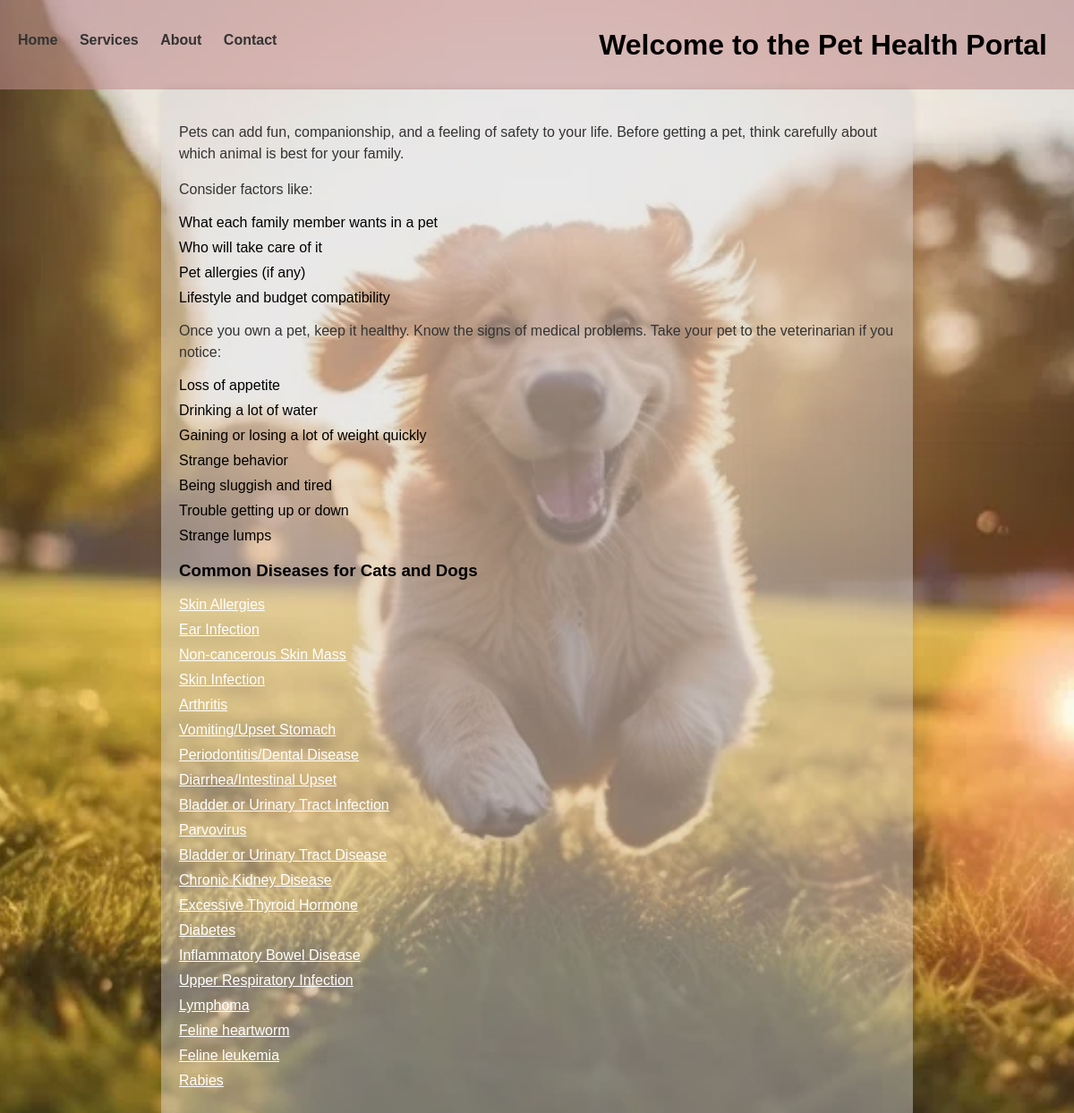
Screenshot of /pet_Health/ with the database file from the repository.
### pet_Health/models.py (models this page shows)
class Disease (models.Model) :
    disease_name = models.CharField(max_length=150)
    on_pet = (
        ('cat','Cat') ,
        ('dog','Dog') ,
    )
    animal = models.CharField(max_length=3, choices=on_pet)
    common_signs = models.TextField(default="this is the most common signs")
    disease_degree = (
        ('mild','Mild') ,
        ('moderate','Moderate') ,
        ('moderately_severe','Moderately_severe') ,
        ('severe','Severe') ,
        ('critical','Critical') ,
    )
    hurt_degree = models.CharField(max_length=50 , choices=disease_degree)
    treatment = models.TextField(default="These are the treatments we recommend")

### pet_Health/views.py (the view)
# urls.py: path('' ,views.index , name='index') ,
def index(request) :
     all_diseases = Disease.objects.all()
     context = {
          "all_diseases" : all_diseases ,
     }
     return render (request , 'pet_Health/index.html' , context)

### pet_Health/templates/pet_Health/index.html (shortened to what this page needs)
{% load static %}
<!DOCTYPE html>
<html lang="en">
<head>
  <link rel="stylesheet" href="{% static 'css/h.css' %}">
</head>
<body>
  <header>
    <nav>
      <ul>
        <li><a href="#">Home</a></li>
        <li><a href="#">Services</a></li>
        <li><a href="#">About</a></li>
        <li><a href="#">Contact</a></li>
      </ul>
    </nav>
    <h1>Welcome to the Pet Health Portal</h1>
  </header>
  <div class="container">
    <p>
      Pets can add fun, companionship, and a feeling of safety to your life. Before getting a pet, think carefully about which animal is best for your family.
    </p>
    <p>
      Consider factors like:
      <ul>
        <li>What each family member wants in a pet</li>
        <li>Who will take care of it</li>
        <li>Pet allergies (if any)</li>
        <li>Lifestyle and budget compatibility</li>
      </ul>
    </p>
    <p>
      Once you own a pet, keep it healthy. Know the signs of medical problems. Take your pet to the veterinarian if you notice:
    </p>
    <ul>
      <li>Loss of appetite</li>
      <li>Drinking a lot of water</li>
      <li>Gaining or losing a lot of weight quickly</li>
      <li>Strange behavior</li>
      <li>Being sluggish and tired</li>
      <li>Trouble getting up or down</li>
      <li>Strange lumps</li>
    </ul>
    <h3>Common Diseases for Cats and Dogs</h3>
    <ul class="diseases">
      {% for disease in all_diseases %}
      <li>
        <a href="{% url 'pet_Health:detail' disease.id %}">{{ disease.disease_name }}</a>
      </li>
      {% endfor %}
    </ul>
  </div>
</body>
</html>

### static/css/h.css (style rules this page uses)
body { margin: 0; padding: 0; font-family: Arial, sans-serif; background-image: url(../img/ss.webp); background-size: cover; background-position: center; background-repeat: no-repeat; }
header { background-color: #c08d8d95; padding: 20px; display: flex; justify-content: space-between; align-items: center; }
nav { list-style: none; padding: 0; margin: 0; }
nav li { display: inline-block; margin-right: 20px; }
nav a { text-decoration: none; color: #333; font-weight: bold; }
h1 { text-align: center; font-size: 2em; margin: 0; padding: 10px; color: #000000; }
.container { max-width: 800px; margin: 0 auto; padding: 20px; background-color: hsla(0, 3%, 82%, 0.461); border-radius: 10px; box-shadow: 0 0 10px rgba(0, 0, 0, 0.1); }
p { color: #333; line-height: 1.5; margin-bottom: 15px; }
ul { list-style: none; padding: 0; }
ul li { margin-bottom: 10px; }
.diseases li a { color: #ffffff; }

### rows the page displays
Disease: disease_name "Skin Allergies"
Disease: disease_name "Ear Infection"
Disease: disease_name "Non-cancerous Skin Mass"
Disease: disease_name "Skin Infection"
Disease: disease_name "Arthritis"
Disease: disease_name "Vomiting/Upset Stomach"
Disease: disease_name "Periodontitis/Dental Disease"
Disease: disease_name "Diarrhea/Intestinal Upset"
Disease: disease_name "Bladder or Urinary Tract Infection"
Disease: disease_name "Parvovirus"
Disease: disease_name "Bladder or Urinary Tract Disease"
Disease: disease_name "Chronic Kidney Disease"
Disease: disease_name "Excessive Thyroid Hormone"
Disease: disease_name "Diabetes"
Disease: disease_name "Inflammatory Bowel Disease"
Disease: disease_name "Upper Respiratory Infection"
Disease: disease_name "Lymphoma"
Disease: disease_name "Feline heartworm"
Disease: disease_name "Feline leukemia"
Disease: disease_name "Rabies"
